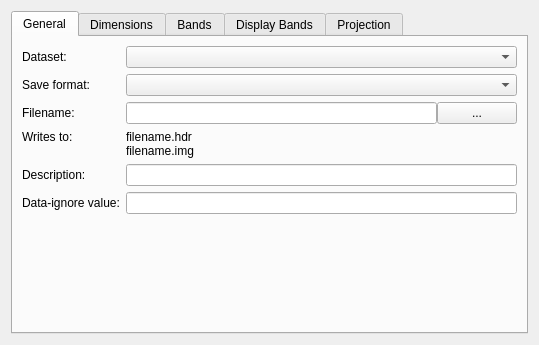
<?xml version="1.0" encoding="UTF-8"?>
<ui version="4.0">
 <class>SaveDatasetAdvancedDetails</class>
 <widget class="QWidget" name="SaveDatasetAdvancedDetails">
  <property name="geometry">
   <rect>
    <x>0</x>
    <y>0</y>
    <width>539</width>
    <height>345</height>
   </rect>
  </property>
  <property name="windowTitle">
   <string>Save Dataset Advanced Details</string>
  </property>
  <layout class="QGridLayout" name="gridLayout">
   <item row="0" column="0">
    <widget class="QTabWidget" name="tabWidget">
     <property name="currentIndex">
      <number>0</number>
     </property>
     <widget class="QWidget" name="tab_general">
      <attribute name="title">
       <string>General</string>
      </attribute>
      <layout class="QGridLayout" name="gridLayout_4">
       <item row="5" column="0">
        <widget class="QLabel" name="lbl_description">
         <property name="text">
          <string>Description:</string>
         </property>
         <property name="buddy">
          <cstring>ledit_description</cstring>
         </property>
        </widget>
       </item>
       <item row="0" column="1">
        <widget class="QComboBox" name="cbox_dataset"/>
       </item>
       <item row="6" column="0">
        <widget class="QLabel" name="lbl_data_ignore">
         <property name="text">
          <string>Data-ignore value:</string>
         </property>
         <property name="buddy">
          <cstring>ledit_data_ignore_value</cstring>
         </property>
        </widget>
       </item>
       <item row="3" column="1">
        <widget class="QWidget" name="widget" native="true">
         <layout class="QGridLayout" name="gridLayout_7">
          <property name="leftMargin">
           <number>0</number>
          </property>
          <property name="topMargin">
           <number>0</number>
          </property>
          <property name="rightMargin">
           <number>0</number>
          </property>
          <property name="bottomMargin">
           <number>0</number>
          </property>
          <property name="spacing">
           <number>0</number>
          </property>
          <item row="0" column="0">
           <widget class="QLineEdit" name="ledit_filename"/>
          </item>
          <item row="0" column="1">
           <widget class="QPushButton" name="btn_filename">
            <property name="text">
             <string>...</string>
            </property>
           </widget>
          </item>
         </layout>
        </widget>
       </item>
       <item row="1" column="0">
        <widget class="QLabel" name="lbl_save_format">
         <property name="text">
          <string>Save format:</string>
         </property>
         <property name="buddy">
          <cstring>cbox_save_format</cstring>
         </property>
        </widget>
       </item>
       <item row="5" column="1">
        <widget class="QLineEdit" name="ledit_description"/>
       </item>
       <item row="4" column="0">
        <widget class="QLabel" name="lbl_writes_to">
         <property name="text">
          <string>Writes to:</string>
         </property>
         <property name="alignment">
          <set>Qt::AlignLeading|Qt::AlignLeft|Qt::AlignTop</set>
         </property>
        </widget>
       </item>
       <item row="1" column="1">
        <widget class="QComboBox" name="cbox_save_format"/>
       </item>
       <item row="6" column="1">
        <widget class="QLineEdit" name="ledit_data_ignore_value"/>
       </item>
       <item row="0" column="0">
        <widget class="QLabel" name="lbl_dataset">
         <property name="text">
          <string>Dataset:</string>
         </property>
         <property name="buddy">
          <cstring>cbox_dataset</cstring>
         </property>
        </widget>
       </item>
       <item row="4" column="1">
        <widget class="QLabel" name="lbl_filenames_value">
         <property name="text">
          <string>filename.hdr
filename.img</string>
         </property>
         <property name="textFormat">
          <enum>Qt::PlainText</enum>
         </property>
        </widget>
       </item>
       <item row="3" column="0">
        <widget class="QLabel" name="lbl_filenames">
         <property name="text">
          <string>Filename:</string>
         </property>
         <property name="alignment">
          <set>Qt::AlignLeading|Qt::AlignLeft|Qt::AlignVCenter</set>
         </property>
         <property name="buddy">
          <cstring>ledit_filename</cstring>
         </property>
        </widget>
       </item>
       <item row="7" column="0" colspan="2">
        <spacer name="verticalSpacer">
         <property name="orientation">
          <enum>Qt::Vertical</enum>
         </property>
         <property name="sizeHint" stdset="0">
          <size>
           <width>20</width>
           <height>40</height>
          </size>
         </property>
        </spacer>
       </item>
      </layout>
     </widget>
     <widget class="QWidget" name="tab_dimensions">
      <attribute name="title">
       <string>Dimensions</string>
      </attribute>
      <layout class="QGridLayout" name="gridLayout_3">
       <item row="0" column="0">
        <widget class="QLabel" name="lbl_src_dims">
         <property name="text">
          <string>Image dimensions:</string>
         </property>
        </widget>
       </item>
       <item row="0" column="1">
        <widget class="QLabel" name="lbl_src_dims_value">
         <property name="text">
          <string>1234 x 5678</string>
         </property>
        </widget>
       </item>
       <item row="1" column="0" colspan="2">
        <widget class="QGroupBox" name="gbox_spatial_subset">
         <property name="title">
          <string>Save a subset of image</string>
         </property>
         <property name="checkable">
          <bool>true</bool>
         </property>
         <property name="checked">
          <bool>false</bool>
         </property>
         <layout class="QGridLayout" name="gridLayout_5">
          <item row="2" column="1">
           <widget class="QSpinBox" name="sbox_width">
            <property name="alignment">
             <set>Qt::AlignRight|Qt::AlignTrailing|Qt::AlignVCenter</set>
            </property>
           </widget>
          </item>
          <item row="0" column="0">
           <widget class="QLabel" name="lbl_left">
            <property name="text">
             <string>Left (X):</string>
            </property>
            <property name="buddy">
             <cstring>sbox_left</cstring>
            </property>
           </widget>
          </item>
          <item row="0" column="1">
           <widget class="QSpinBox" name="sbox_left">
            <property name="alignment">
             <set>Qt::AlignRight|Qt::AlignTrailing|Qt::AlignVCenter</set>
            </property>
           </widget>
          </item>
          <item row="1" column="0">
           <widget class="QLabel" name="lbl_top">
            <property name="text">
             <string>Top (Y):</string>
            </property>
            <property name="buddy">
             <cstring>sbox_top</cstring>
            </property>
           </widget>
          </item>
          <item row="2" column="0">
           <widget class="QLabel" name="lbl_width">
            <property name="text">
             <string>Width:</string>
            </property>
            <property name="buddy">
             <cstring>sbox_width</cstring>
            </property>
           </widget>
          </item>
          <item row="1" column="1">
           <widget class="QSpinBox" name="sbox_top">
            <property name="alignment">
             <set>Qt::AlignRight|Qt::AlignTrailing|Qt::AlignVCenter</set>
            </property>
           </widget>
          </item>
          <item row="3" column="0">
           <widget class="QLabel" name="lbl_height">
            <property name="text">
             <string>Height:</string>
            </property>
            <property name="buddy">
             <cstring>sbox_height</cstring>
            </property>
           </widget>
          </item>
          <item row="3" column="1">
           <widget class="QSpinBox" name="sbox_height">
            <property name="alignment">
             <set>Qt::AlignRight|Qt::AlignTrailing|Qt::AlignVCenter</set>
            </property>
           </widget>
          </item>
         </layout>
        </widget>
       </item>
       <item row="2" column="0" colspan="2">
        <spacer name="verticalSpacer_2">
         <property name="orientation">
          <enum>Qt::Vertical</enum>
         </property>
         <property name="sizeHint" stdset="0">
          <size>
           <width>20</width>
           <height>40</height>
          </size>
         </property>
        </spacer>
       </item>
      </layout>
     </widget>
     <widget class="QWidget" name="tab_bands">
      <attribute name="title">
       <string>Bands</string>
      </attribute>
      <layout class="QGridLayout" name="gridLayout_2">
       <item row="1" column="0">
        <widget class="QLabel" name="lbl_wavelength_units">
         <property name="text">
          <string>Wavelength units:</string>
         </property>
         <property name="buddy">
          <cstring>cbox_wavelength_units</cstring>
         </property>
        </widget>
       </item>
       <item row="1" column="1">
        <widget class="QComboBox" name="cbox_wavelength_units"/>
       </item>
       <item row="0" column="0" colspan="2">
        <widget class="QTableWidget" name="tbl_bands">
         <property name="columnCount">
          <number>3</number>
         </property>
         <attribute name="horizontalHeaderDefaultSectionSize">
          <number>60</number>
         </attribute>
         <attribute name="horizontalHeaderStretchLastSection">
          <bool>true</bool>
         </attribute>
         <attribute name="verticalHeaderStretchLastSection">
          <bool>false</bool>
         </attribute>
         <column>
          <property name="text">
           <string>Include</string>
          </property>
         </column>
         <column>
          <property name="text">
           <string>Bad band</string>
          </property>
         </column>
         <column>
          <property name="text">
           <string>Band name / wavelength</string>
          </property>
         </column>
        </widget>
       </item>
      </layout>
     </widget>
     <widget class="QWidget" name="tab">
      <attribute name="title">
       <string>Display Bands</string>
      </attribute>
      <layout class="QGridLayout" name="gridLayout_8">
       <item row="0" column="0">
        <widget class="QGroupBox" name="gbox_default_bands">
         <property name="title">
          <string>Set default display bands</string>
         </property>
         <property name="checkable">
          <bool>true</bool>
         </property>
         <property name="checked">
          <bool>false</bool>
         </property>
         <layout class="QGridLayout" name="gridLayout_11">
          <item row="0" column="0">
           <widget class="QRadioButton" name="rb_rgb_default_bands">
            <property name="text">
             <string>RGB</string>
            </property>
           </widget>
          </item>
          <item row="0" column="1">
           <widget class="QRadioButton" name="rb_gray_default_bands">
            <property name="text">
             <string>Grayscale</string>
            </property>
           </widget>
          </item>
          <item row="1" column="0" colspan="2">
           <widget class="QStackedWidget" name="stk_default_bands">
            <property name="currentIndex">
             <number>0</number>
            </property>
            <widget class="QWidget" name="page_rgb_bands">
             <layout class="QGridLayout" name="gridLayout_9" columnstretch="0,1">
              <item row="1" column="1">
               <widget class="QComboBox" name="cbox_default_green_band"/>
              </item>
              <item row="0" column="1">
               <widget class="QComboBox" name="cbox_default_red_band"/>
              </item>
              <item row="0" column="0">
               <widget class="QLabel" name="lbl_default_red_band">
                <property name="text">
                 <string>Red channel:</string>
                </property>
                <property name="buddy">
                 <cstring>cbox_default_red_band</cstring>
                </property>
               </widget>
              </item>
              <item row="1" column="0">
               <widget class="QLabel" name="lbl_default_green_band">
                <property name="text">
                 <string>Green channel:</string>
                </property>
                <property name="buddy">
                 <cstring>cbox_default_green_band</cstring>
                </property>
               </widget>
              </item>
              <item row="2" column="0">
               <widget class="QLabel" name="lbl_default_blue_band">
                <property name="text">
                 <string>Blue channel:</string>
                </property>
                <property name="buddy">
                 <cstring>cbox_default_blue_band</cstring>
                </property>
               </widget>
              </item>
              <item row="2" column="1">
               <widget class="QComboBox" name="cbox_default_blue_band"/>
              </item>
              <item row="4" column="0" colspan="2">
               <spacer name="verticalSpacer_3">
                <property name="orientation">
                 <enum>Qt::Vertical</enum>
                </property>
                <property name="sizeHint" stdset="0">
                 <size>
                  <width>20</width>
                  <height>40</height>
                 </size>
                </property>
               </spacer>
              </item>
              <item row="3" column="1">
               <widget class="QPushButton" name="btn_choose_visible_light_bands">
                <property name="text">
                 <string>Choose visible-light bands</string>
                </property>
               </widget>
              </item>
             </layout>
            </widget>
            <widget class="QWidget" name="page_gray_bands">
             <layout class="QGridLayout" name="gridLayout_10" columnstretch="0,1">
              <item row="0" column="1">
               <widget class="QComboBox" name="cbox_default_gray_band"/>
              </item>
              <item row="0" column="0">
               <widget class="QLabel" name="lbl_default_gray_band">
                <property name="text">
                 <string>Grayscale channel:</string>
                </property>
                <property name="buddy">
                 <cstring>cbox_default_gray_band</cstring>
                </property>
               </widget>
              </item>
              <item row="1" column="0" colspan="2">
               <spacer name="verticalSpacer_4">
                <property name="orientation">
                 <enum>Qt::Vertical</enum>
                </property>
                <property name="sizeHint" stdset="0">
                 <size>
                  <width>20</width>
                  <height>40</height>
                 </size>
                </property>
               </spacer>
              </item>
             </layout>
            </widget>
           </widget>
          </item>
         </layout>
        </widget>
       </item>
      </layout>
     </widget>
     <widget class="QWidget" name="tab_projection">
      <attribute name="title">
       <string>Projection</string>
      </attribute>
      <layout class="QGridLayout" name="gridLayout_6">
       <item row="1" column="0">
        <widget class="QTableWidget" name="tbl_map_info"/>
       </item>
       <item row="3" column="0">
        <widget class="QTextEdit" name="txt_coordinate_system">
         <property name="readOnly">
          <bool>true</bool>
         </property>
        </widget>
       </item>
       <item row="2" column="0">
        <widget class="QLabel" name="lbl_coordinate_system">
         <property name="text">
          <string>Coordinate system:</string>
         </property>
         <property name="buddy">
          <cstring>txt_coordinate_system</cstring>
         </property>
        </widget>
       </item>
       <item row="0" column="0">
        <widget class="QLabel" name="lbl_map_info">
         <property name="text">
          <string>Map info:</string>
         </property>
         <property name="buddy">
          <cstring>tbl_map_info</cstring>
         </property>
        </widget>
       </item>
      </layout>
     </widget>
    </widget>
   </item>
  </layout>
 </widget>
 <tabstops>
  <tabstop>tabWidget</tabstop>
  <tabstop>cbox_dataset</tabstop>
  <tabstop>cbox_save_format</tabstop>
  <tabstop>ledit_filename</tabstop>
  <tabstop>btn_filename</tabstop>
  <tabstop>ledit_description</tabstop>
  <tabstop>ledit_data_ignore_value</tabstop>
  <tabstop>gbox_spatial_subset</tabstop>
  <tabstop>sbox_left</tabstop>
  <tabstop>sbox_top</tabstop>
  <tabstop>sbox_width</tabstop>
  <tabstop>sbox_height</tabstop>
  <tabstop>tbl_bands</tabstop>
  <tabstop>cbox_wavelength_units</tabstop>
  <tabstop>gbox_default_bands</tabstop>
  <tabstop>rb_rgb_default_bands</tabstop>
  <tabstop>rb_gray_default_bands</tabstop>
  <tabstop>cbox_default_red_band</tabstop>
  <tabstop>cbox_default_green_band</tabstop>
  <tabstop>cbox_default_blue_band</tabstop>
  <tabstop>btn_choose_visible_light_bands</tabstop>
  <tabstop>tbl_map_info</tabstop>
  <tabstop>txt_coordinate_system</tabstop>
  <tabstop>cbox_default_gray_band</tabstop>
 </tabstops>
 <resources/>
 <connections/>
</ui>
